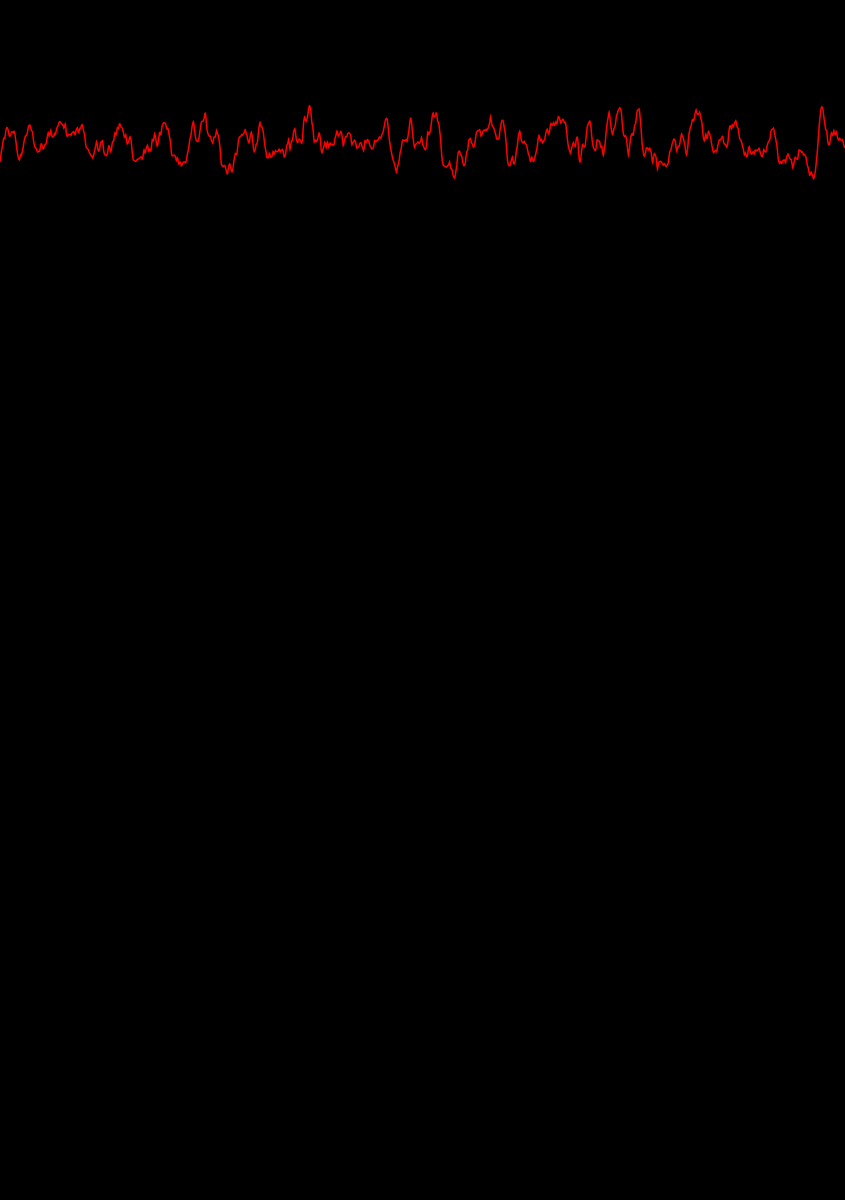
Frame 1 (no input)
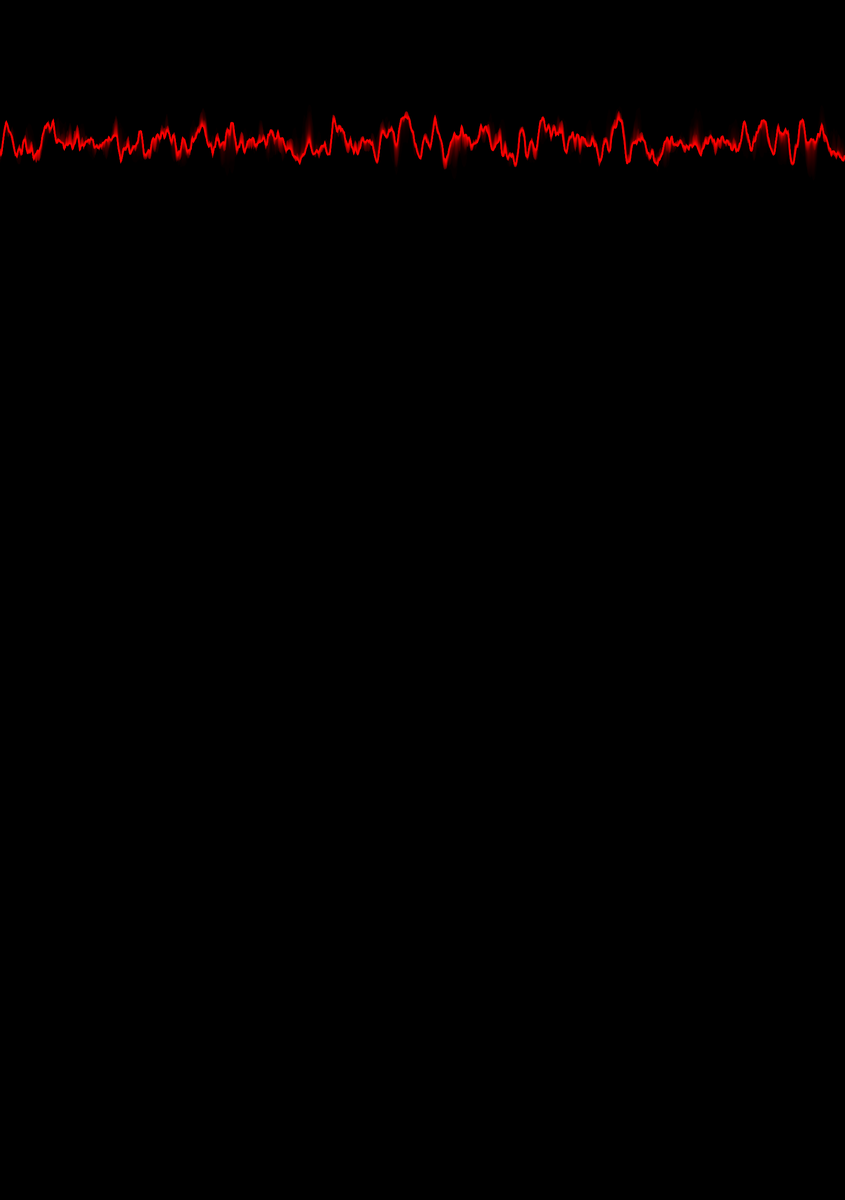
Frame 60 (no input)
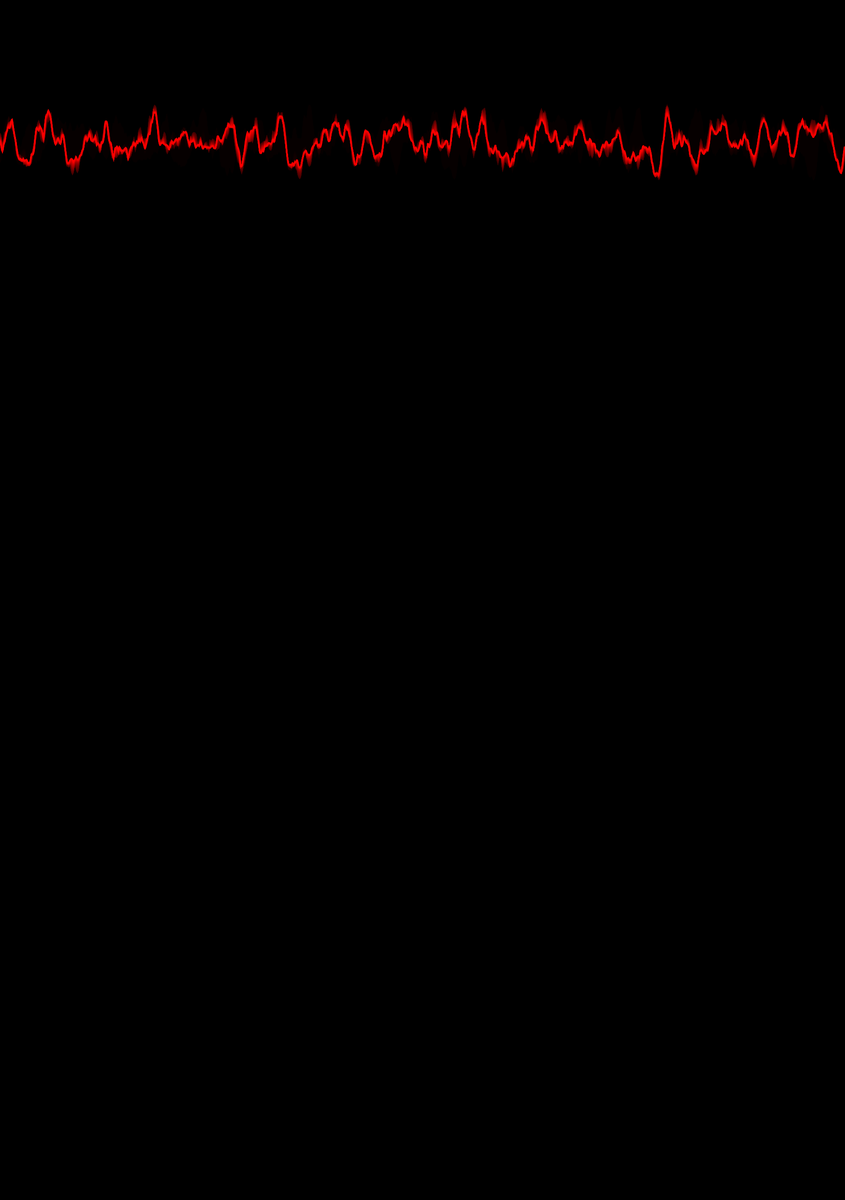
Frame 120 (the mouse pressed at the canvas centre since frame 60)

The p5.js sketch that drew these frames (run headless with seeded random() and noise() and a simulated clock; from frame 60 on, the mouse is pressed at the canvas centre):

// p5.js sketch
// ── sketch.js
let yoff = 0.0;

function setup() {
  // A5 賀卡大小，300 DPI 對應像素值
  createCanvas(1748, 2480); // 寬 1748 像素，高 2480 像素
  background(0);//black
  stroke(255, 0, 0); // 紅色曲線
  strokeWeight(3);
  noFill();
}

function draw() {
  background(0, 0, 0, 20); // 加淡化效果

  beginShape();
  let xoff = 0;
  for (let x = 0; x < width; x++) {
    let y = map(noise(xoff, yoff), 0, 1, 200, 400);
    vertex(x, y);
    xoff += 0.05;
  }
  endShape();

  yoff += 0.01;
}
